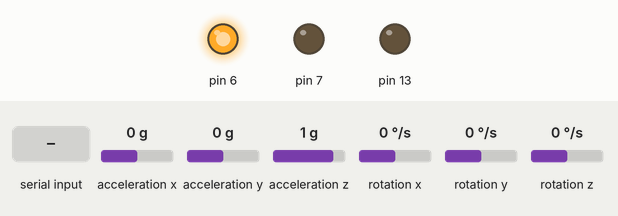
Recording of a sketch running on a simulated Arduino Uno, built for the host (arithmetic inside an expression is 32-bit, double 64-bit). Parts: output pins drawn as LEDs (lit = HIGH). The inputs (shaded band) are chosen by the test bench; at power-on: acceleration x 0 g, acceleration y 0 g, acceleration z 1 g, rotation x 0 °/s, rotation y 0 °/s, rotation z 0 °/s. What the sketch prints to the serial monitor is not drawn.

Above: at 1.3 s.
1.4 s: "s" received over Serial
At 5.5 s:
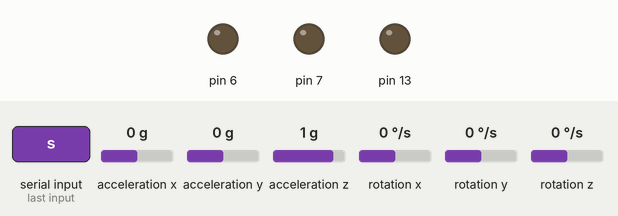
At 6.7 s:
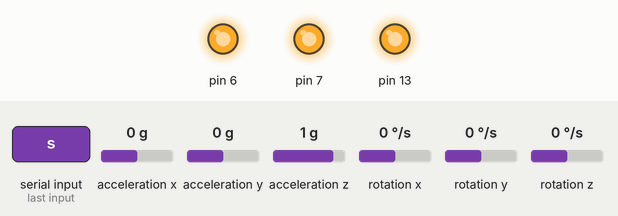
Timing chart, 0 to 18.2 s (numbered marks = the images above; inputs shaded):
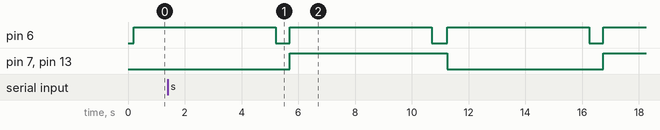

Measured:
- by itself, pin 6: alternates HIGH for 5.0 s and LOW for 0.50 s

The sketch:

motor_test.ino
```cpp
#include <CurieIMU.h>
#include <MadgwickAHRS.h>


class Motor{
public:
  Motor(int pwmPin, int dirPin, int currPin);
  Motor(int pwmPin, int dirPin, int currPin, int encAPin, int encBPin);
  void begin();
  void stop();
  void setSpeed(int speed);
  void setDirection(bool dir);
  int getCurrent();
  float getDistance(); //unsupported
  int getSpeed();
  long int getTicks();

private:
  int _pwmPin;
  int _dirPin;
  int _currPin;
  int _encAPin;
  int _encBPin;
  float _distance;
  int _speed;
  long int _ticks;
  //Encoder enc;  Don't support the encoders yet.
};

Motor::Motor(int pwmPin, int dirPin, int currPin){
  _pwmPin = pwmPin;
  _dirPin = dirPin;
  _currPin = currPin;

  _encAPin = -1;
  _encBPin = -1;
  _distance = 0;
  _speed = 0;
}

Motor::Motor(int pwmPin, int dirPin, int currPin, int encAPin, int encBPin){
  _pwmPin = pwmPin;
  _dirPin = dirPin;
  _currPin = currPin;

  _encAPin = encAPin;
  _encBPin = encBPin;
  _distance = 0;
  _speed = 0;
}

void Motor::begin(){
  pinMode(_pwmPin, OUTPUT);
  pinMode(_dirPin, OUTPUT);
  pinMode(_currPin, INPUT);
}

void Motor::stop(){
    setSpeed(0);
}

void Motor::setSpeed(int speed){
  speed = constrain(speed, 0, 255);

  analogWrite(_pwmPin, speed);
  _speed=speed;
}

void Motor::setDirection(bool dir)
{
  if(dir){
    digitalWrite(_dirPin, LOW);
    digitalWrite(13, LOW);
  }else{
    digitalWrite(_dirPin, HIGH);
    digitalWrite(13, HIGH);
  }
}

int Motor::getCurrent(){
  return analogRead(_currPin);
}

float Motor::getDistance(){
  //not implementing the encoders.
  return 0;
}

int Motor::getSpeed(){
  return _speed;
}

long int Motor::getTicks(){
  //not implementing the encoders
  return 0;
}


Madgwick filter; // initialise Madgwick object
int ax, ay, az;
int gx, gy, gz;
float yaw;
float pitch;
float roll;
int factor = 1200; // variable by which to divide gyroscope values, used to control sensitivity
// note that an increased baud rate requires an increase in value of factor

int calibrateOffsets = 1; // int to determine whether calibration takes place or not

Motor motor = Motor(6, 7, A0);

void setup() {
  // initialize Serial communication
  Serial.begin(9600);

  // initialize device
  CurieIMU.begin();

  if (calibrateOffsets == 1) {
    // use the code below to calibrate accel/gyro offset values
    Serial.println("Internal sensor offsets BEFORE calibration...");
    Serial.print(CurieIMU.getAccelerometerOffset(X_AXIS)); Serial.print("\t");
    Serial.print(CurieIMU.getAccelerometerOffset(Y_AXIS)); Serial.print("\t");
    Serial.print(CurieIMU.getAccelerometerOffset(Z_AXIS)); Serial.print("\t");
    Serial.print(CurieIMU.getGyroOffset(X_AXIS)); Serial.print("\t");
    Serial.print(CurieIMU.getGyroOffset(Y_AXIS)); Serial.print("\t");
    Serial.print(CurieIMU.getGyroOffset(Z_AXIS)); Serial.print("\t");
    Serial.println("");

    // To manually configure offset compensation values, use the following methods instead of the autoCalibrate...() methods below
    //    CurieIMU.setGyroOffset(X_AXIS, 220);
    //    CurieIMU.setGyroOffset(Y_AXIS, 76);
    //    CurieIMU.setGyroOffset(Z_AXIS, -85);
    //    CurieIMU.setAccelerometerOffset(X_AXIS, -76);
    //    CurieIMU.setAccelerometerOffset(Y_AXIS, -235);
    //    CurieIMU.setAccelerometerOffset(Z_AXIS, 168);

    //IMU device must be resting in a horizontal position for the following calibration procedure to work correctly!

    Serial.print("Starting Gyroscope calibration...");
    CurieIMU.autoCalibrateGyroOffset();
    Serial.println(" Done");
    Serial.print("Starting Acceleration calibration...");
    CurieIMU.autoCalibrateAccelerometerOffset(X_AXIS, 0);
    CurieIMU.autoCalibrateAccelerometerOffset(Y_AXIS, 0);
    CurieIMU.autoCalibrateAccelerometerOffset(Z_AXIS, 1);
    Serial.println(" Done");

    Serial.println("Internal sensor offsets AFTER calibration...");
    Serial.print(CurieIMU.getAccelerometerOffset(X_AXIS)); Serial.print("\t");
    Serial.print(CurieIMU.getAccelerometerOffset(Y_AXIS)); Serial.print("\t");
    Serial.print(CurieIMU.getAccelerometerOffset(Z_AXIS)); Serial.print("\t");
    Serial.print(CurieIMU.getAccelerometerOffset(X_AXIS)); Serial.print("\t");
    Serial.print(CurieIMU.getAccelerometerOffset(Y_AXIS)); Serial.print("\t");
    Serial.print(CurieIMU.getAccelerometerOffset(Z_AXIS)); Serial.print("\t");
    Serial.println("");
  }

  //initialize the motor
  motor.begin();
  pinMode(13, OUTPUT);
}

void loop() {
  // read raw accel/gyro measurements from device
  CurieIMU.readMotionSensor(ax, ay, az, gx, gy, gz);

  // use function from MagdwickAHRS.h to return quaternions
  filter.updateIMU(gx / factor, gy / factor, gz / factor, ax, ay, az);

  // functions to find yaw roll and pitch from quaternions
  yaw = filter.getYaw();
  roll = filter.getRoll();
  pitch = filter.getPitch();

  delay(50);
  motor.setDirection(true);
  motor.setSpeed(255);
  delay(5000);
  motor.stop();
  delay(500);
  motor.setDirection(false);
  motor.setSpeed(255);
  delay(5000);
  motor.stop();
  delay(500);

  // print gyro and accel values for debugging only, comment out when running Processing
  /*
  Serial.print(ax); Serial.print("\t");
  Serial.print(ay); Serial.print("\t");
  Serial.print(az); Serial.print("\t");
  Serial.print(gx); Serial.print("\t");
  Serial.print(gy); Serial.print("\t");
  Serial.print(gz); Serial.print("\t");
  Serial.println("");
  */

  if (Serial.available() > 0) {
    int val = Serial.read();
    if (val == 's') { // if incoming serial is "s"
      Serial.print(yaw);
      Serial.print(","); // print comma so values can be parsed
      Serial.print(pitch);
      Serial.print(","); // print comma so values can be parsed
      Serial.println(roll);
    }
  }
}
```
